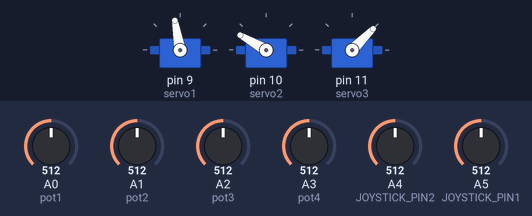
The sketch below on a simulated Arduino Uno, built with avr-gcc and run on an emulated ATmega328P. On the bench: 3 × servo. The test bench sets the inputs (shaded band); at power-on: A5 (JOYSTICK_PIN1) = 512, A4 (JOYSTICK_PIN2) = 512, A0 (pot1) = 512, A1 (pot2) = 512, A2 (pot3) = 512, A3 (pot4) = 512.

Above: at 1.2 s.
1.3 s: A5 (JOYSTICK_PIN1) set to 716
At 2.5 s:
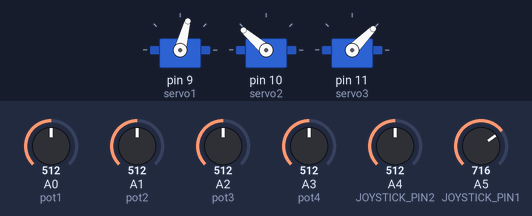
2.8 s: A4 (JOYSTICK_PIN2) set to 306
At 4.0 s:
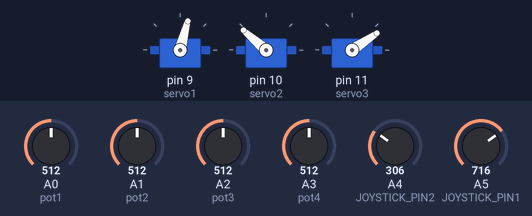
4.3 s: A5 (JOYSTICK_PIN1) set to 992
At 4.8 s:
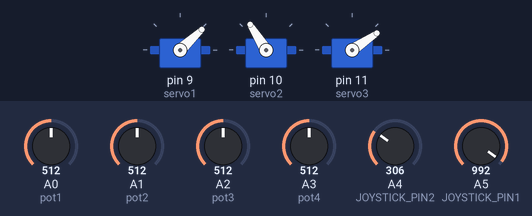
5.8 s: A4 (JOYSTICK_PIN2) set to 716
At 6.5 s:
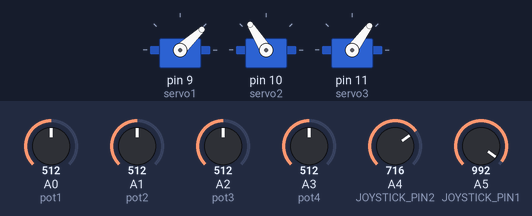
7.3 s: A4 (JOYSTICK_PIN2) set to 992
At 8.2 s:
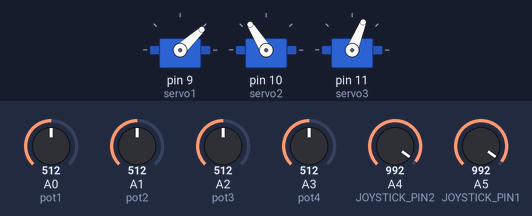
8.8 s: A5 (JOYSTICK_PIN1) set to 306
At 9.9 s:
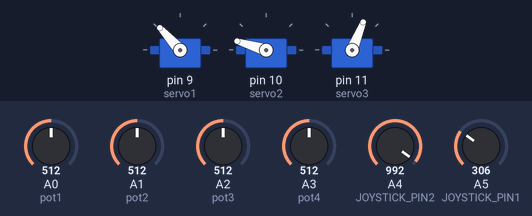
Timing chart, 0 to 11.3 s (numbered marks = the images above; inputs shaded):
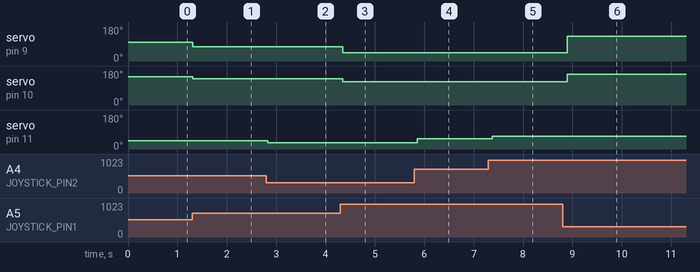

The sketch:

Joystick_for_panTilt_servos.ino
```cpp
/*
 * use joystick to control panTilt
 */

#include <Servo.h>

Servo servo1;
Servo servo2;
Servo servo3;
//=================
//pots
int pot1 = A0;
int pot2 = A1;
int pot3 = A2;
int pot4 = A3;
int joy1 = A4;
int joy2 = A5;

int pot1Value;
int pot2Value;
int pot3Value;
int pot4Value;
/*
// pots to control MinDegrees
                  MaxDegrees
                  SlowInterval
                  FastInterval
                  Degrees
                  */
int minDegrees;
int maxDegrees;
int slowInterval;
int fastInterval;


const int servo1MinDegrees = 50;
const int servo1MaxDegrees = 100;
const int servo2MinDegrees = 130;
const int servo2MaxDegrees = 160;
const int servo3MinDegrees = 20;
const int servo3MaxDegrees = 50;
//...............................................................................................
int servo1Pos = 50;     // the current angle of the servo - starting at 50.
int servo1SlowInterval = 80; // millisecs between servo moves
int servo1FastInterval = 10;
int servo1Interval = servo1SlowInterval; // initial millisecs between servo moves
int servo1Degrees = 3;       // amount servo moves at each step

int servo2Pos = 130;     // the current angle of the servo - starting at 130.
int servo2SlowInterval = 80; // millisecs between servo moves
int servo2FastInterval = 10;
int servo2Interval = servo2SlowInterval; // initial millisecs between servo moves
int servo2Degrees = 3;       // amount servo moves at each step

int servo3Pos = 20;     // the current angle of the servo - starting at 20.
int servo3SlowInterval = 300; // millisecs between servo moves
int servo3FastInterval = 30;
int servo3Interval = servo3SlowInterval; // initial millisecs between servo moves
int servo3Degrees = 3;       // amount servo moves at each step
//..................................................................................................

unsigned long currentMillis1 = 0;    // stores the value of millis() in each iteration of loop()
unsigned long currentMillis2 = 0;    // stores the value of millis() in each iteration of loop()
unsigned long currentMillis3 = 0;    // stores the value of millis() in each iteration of loop()


unsigned long previousServo1Millis = 0; // the time when the servo was last moved
unsigned long previousServo2Millis = 0; // the time when the servo was last moved
unsigned long previousServo3Millis = 0; // the time when the servo was last moved

#define INPUT_READ_INTERVAL 100
unsigned long last_input_time = 100;
#define JOYSTICK_PIN1 A5
#define JOYSTICK_PIN2 A4


void setup() {
  Serial.begin(9600);
  servo1.attach(9);
  servo2.attach(10);
  servo3.attach(11);

   servo1.write(50);    // 50-100
  servo2.write(140);  //140 - 170
  servo3.write(20); //20 -70

  pinMode(pot1,INPUT);
  pinMode(pot2,INPUT);
   pinMode(pot3,INPUT);
  pinMode(pot4,INPUT);


}

void loop() {


  servoSweep();
  joystick();
//minDegrees = analogRead(pot1);
//maxDegrees = analogRead(pot2);

//minDegrees = map(minDegrees,0,1023,0,90);
//maxDegrees = map(maxDegrees,0,1023,90,180);
//Serial.print("minDegrees = ");Serial.println(minDegrees);
//Serial.print("maxDegrees = ");Serial.println(maxDegrees);
//Serial.print("slowInterval = ");Serial.println(slowInterval);
//Serial.print("fastInterval = ");Serial.println(fastInterval);

}


//========================================START
void servoSweep() {
 currentMillis1 = millis();
  currentMillis2 = millis();
  currentMillis3 = millis();

  minDegrees = analogRead(pot1);
maxDegrees = analogRead(pot2);
slowInterval = analogRead(pot3);
fastInterval = analogRead(pot4);

minDegrees = map(minDegrees,0,1023,0,90);
maxDegrees = map(maxDegrees,0,1023,90,180);
slowInterval = map(slowInterval,0,1023,5,500);
fastInterval = map(fastInterval,0,1023,5,500);

/*
  //==================================START SERVO1 IF STATEMENTS
  if (currentMillis1 - previousServo1Millis >= servo1Interval) {
    previousServo1Millis += servo1Interval;
    servo1Pos = servo1Pos + servo1Degrees;
    if (servo1Pos <= minDegrees) {
      if (servo1Interval == slowInterval) {
        servo1Interval = fastInterval;
      }
      else {
        servo1Interval = slowInterval;
      }
    }
    if ((servo1Pos >= maxDegrees) || (servo1Pos <= minDegrees))  {
      servo1Degrees = - servo1Degrees; // reverse direction
      servo1Pos = servo1Pos + servo1Degrees;
    }
    servo1.write(servo1Pos);
  }
*/
  //=========================================END SERVO1 IF STATEMENTS
  /*
  //==================================START SERVO2 IF STATEMENTS
  if (currentMillis2 - previousServo2Millis >= servo2Interval) {
    previousServo2Millis += servo2Interval;
    servo2Pos = servo2Pos + servo2Degrees;
    if (servo2Pos <= servo2MinDegrees) {
      if (servo2Interval == servo2SlowInterval) {
        servo2Interval = servo2FastInterval;
      }
      else {
        servo2Interval = servo2SlowInterval;
      }
    }
    if ((servo2Pos >= servo2MaxDegrees) || (servo2Pos <= servo2MinDegrees))  {
      servo2Degrees = - servo2Degrees; // reverse direction
      servo2Pos = servo2Pos + servo2Degrees;
    }
    servo2.write(servo2Pos);
  }

  //=========================================END SERVO2 IF STATEMENTS
  //==================================START SERVO3 IF STATEMENTS
  if (currentMillis3 - previousServo3Millis >= servo3Interval) {
    previousServo3Millis += servo3Interval;
    servo3Pos = servo3Pos + servo3Degrees;
    if (servo3Pos <= servo3MinDegrees) {
      if (servo3Interval == servo3SlowInterval) {
        servo3Interval = servo3FastInterval;
      }
      else {
        servo3Interval = servo3SlowInterval;
      }
    }
    if ((servo3Pos >= servo3MaxDegrees) || (servo3Pos <= servo3MinDegrees))  {
      servo3Degrees = - servo3Degrees; // reverse direction
      servo3Pos = servo3Pos + servo3Degrees;
    }
    servo3.write(servo3Pos);
  }

  //=========================================END SERVO3 IF STATEMENTS
*/
}

//========================================END
```

joystick.ino
```cpp
void joystick() {
  unsigned long current_time = millis();
  if (current_time - last_input_time > INPUT_READ_INTERVAL)
  {
    int joystick_in1 = analogRead(JOYSTICK_PIN1);
    int joystick_in2 = analogRead(JOYSTICK_PIN2);

     joystick_in1 = map(joystick_in1, 0, 1023, 180, 120);//motor 2
     joystick_in2 = map(joystick_in2, 0, 1023, 20, 70);//motor 3

     servo1Pos = map(joystick_in1, 0,180,-joystick_in1,joystick_in1);
//Serial.print("servo1Pos = ");Serial.println(servo1Pos);
    servo1.write(servo1Pos);
    servo2.write(joystick_in1);
    servo3.write(joystick_in2);


    last_input_time = current_time;

  }
}
```

Measured:
- after the input at 1.3 s, servo on pin 9 (servo1): 100° → 75° at once; servo on pin 10 (servo2): 150° → 139° at once
- after the input at 2.8 s, servo on pin 11 (servo3): 45° → 34° at once
- after the input at 4.3 s, servo on pin 9 (servo1): 75° → 43° after 0.05 s; servo on pin 10 (servo2): 139° → 122° after 0.05 s
- after the input at 5.8 s, servo on pin 11 (servo3): 34° → 54° after 0.06 s
- after the input at 7.3 s, servo on pin 11 (servo3): 54° → 68° after 0.08 s
- after the input at 8.8 s, servo on pin 9 (servo1): 43° → 132° after 0.09 s; servo on pin 10 (servo2): 122° → 163° after 0.09 s
